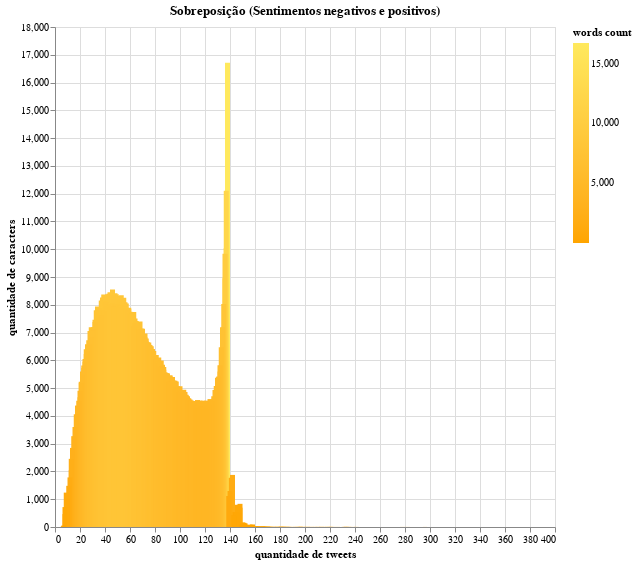

Source (notebook cell):
### Markdown cell above
# Distribuição

### Code cell
# tweets negativos
df2 = df[df['target'] == 0]
char_count = df2['text'].str.len()
negative_caracters = char_count
charCount = pd.DataFrame()

charCount['tweets count'] = char_count.value_counts().index
charCount['words count'] = char_count.value_counts().values


dist = alt.Chart(charCount).mark_bar().encode(
    x=alt.X('tweets count', title='quantidade de tweets'),
    y=alt.Y('words count', title='quantidade de caracters'),
    color=alt.Color('words count', scale=alt.Scale(range=['purple', 'black'])),
    tooltip=['tweets count', 'words count']
).properties(
    width=500,
    height=500,
    title='Distribuição de contagem de caracteres por tweet - sentimentos negativos'
).interactive()



# tweets positivos
df2 = df[df['target'] == 4]
char_count = df2['text'].str.len()
positive_caracters = char_count
charCount = pd.DataFrame()

charCount['tweets count'] = char_count.value_counts().index
charCount['words count'] = char_count.value_counts().values


dist2 = alt.Chart(charCount).mark_bar().encode(
    x=alt.X('tweets count', title='quantidade de tweets'),
    y=alt.Y('words count', title='quantidade de caracters'),
    color=alt.Color('words count', scale=alt.Scale(range=['orange', 'white'])),
    tooltip=['tweets count', 'words count']
).properties(
    width=500,
    height=500,
    title='Distribuição de contagem de caracteres por tweet - sentimentos positivos'
).interactive()

dist3= (dist2 + dist).properties(title='Sobreposição (Sentimentos negativos e positivos)')

dist3

### Figure 1 — Vega-Lite specification as saved in the notebook (floating-point values rounded to 4 significant figures; data arrays with more than 128 entries replaced by an {"elided": "..."} marker saying what was removed)
{"config": {"view": {"continuousWidth": 400, "continuousHeight": 300}}, "layer": [{"data": {"name": "data-3ccd0b8bb0520beb132c92635c6a1224"}, "mark": "bar", "encoding": {"color": {"field": "words count", "scale": {"range": ["orange", "white"]}, "type": "quantitative"}, "tooltip": [{"field": "tweets count", "type": "quantitative"}, {"field": "words count", "type": "quantitative"}], "x": {"field": "tweets count", "title": "quantidade de tweets", "type": "quantitative"}, "y": {"field": "words count", "title": "quantidade de caracters", "type": "quantitative"}}, "height": 500, "selection": {"selector007": {"type": "interval", "bind": "scales", "encodings": ["x", "y"]}}, "title": "Distribuição de contagem de caracteres por tweet - sentimentos positivos", "width": 500}, {"data": {"name": "data-18bee90bcc4815e14385267d6c351ba7"}, "mark": "bar", "encoding": {"color": {"field": "words count", "scale": {"range": ["purple", "black"]}, "type": "quantitative"}, "tooltip": [{"field": "tweets count", "type": "quantitative"}, {"field": "words count", "type": "quantitative"}], "x": {"field": "tweets count", "title": "quantidade de tweets", "type": "quantitative"}, "y": {"field": "words count", "title": "quantidade de caracters", "type": "quantitative"}}, "height": 500, "selection": {"selector006": {"type": "interval", "bind": "scales", "encodings": ["x", "y"]}}, "title": "Distribuição de contagem de caracteres por tweet - sentimentos negativos", "width": 500}], "title": "Sobreposição (Sentimentos negativos e positivos)", "$schema": "https://vega.github.io/schema/vega-lite/v4.17.0.json", "datasets": {"data-3ccd0b8bb0520beb132c92635c6a1224": {"elided": "249 records"}, "data-18bee90bcc4815e14385267d6c351ba7": {"elided": "209 records"}}}
